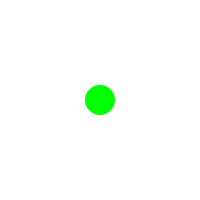
Frame 1 (no input)
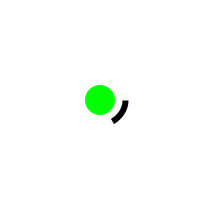
Frame 60 (the mouse pressed at the canvas centre just before this capture)
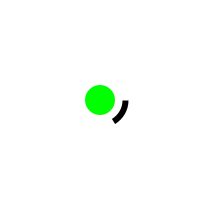
Frame 120 (the mouse held since frame 60 and released just before this capture)

The Processing sketch that drew these frames (run headless with seeded random() and noise(); from frame 60 on, the mouse is pressed at the canvas centre):

// Processing sketch: processing_122399
// ── processing_122399.pde

int cx=100, cy=100, r=10, i=0;
void setup() {
  size(200, 200);
  strokeCap(SQUARE);
}

void draw() {
  background(-1);
  noStroke();
  boolean b = HoverTimer(mouseX, mouseY, pmouseX, pmouseY, r);
  if (b) {
    pushStyle();
    stroke(0);
    noFill();
    strokeWeight(6);
    arc(width/2, height/2, 50, 50, 0, radians(i));
    popStyle();
    i++;
  }
  else {
    i=0;
  }
  if (i>360) {
    fill(255, 0, 0);
    b=!b;
  }
  else {
    fill(0, 255, 0);
  }
  ellipse(cx, cy, 30, 30);
}

boolean  HoverTimer(int x, int y, int cx, int cy, int r) {
  if ( dist(x, y, cx, cy) < r) return true;
  else return false;
}
